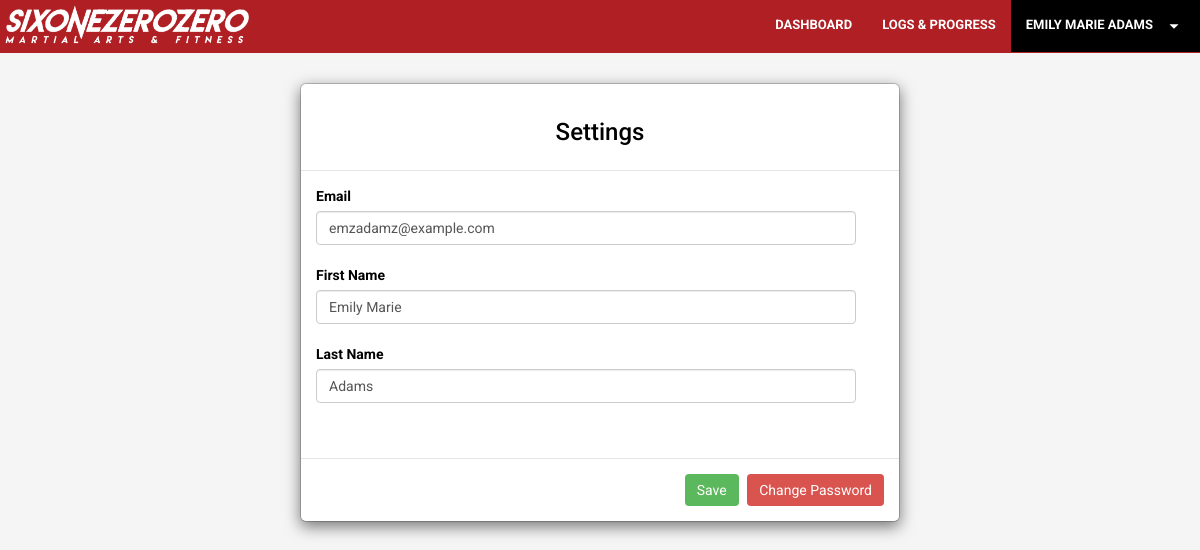
Screenshot of /modules/customer/index.php?mod=settings (signed in) with the database file from the repository.
### tables this page shows
CREATE TABLE IF NOT EXISTS `tbl_customer` (
  `cust_id` bigint(11) unsigned NOT NULL AUTO_INCREMENT,
  `cust_code` varchar(15) NOT NULL DEFAULT '',
  `cust_firstname` varchar(100) NOT NULL DEFAULT '',
  `cust_lastname` varchar(100) NOT NULL DEFAULT '',
  `cust_email` varchar(150) NOT NULL DEFAULT '',
  `cust_birthday` date NOT NULL DEFAULT '0000-00-00',
  `cust_password` varchar(150) NOT NULL DEFAULT '',
  `cust_contact` varchar(12) NOT NULL DEFAULT '',
  `cust_emergency` varchar(12) NOT NULL DEFAULT '',
  `cust_date_added` date NOT NULL DEFAULT '0000-00-00',
  `cust_status` varchar(12) NOT NULL DEFAULT 'ACTIVE',
  `mem_id` int(9) NOT NULL DEFAULT '0',
  PRIMARY KEY (`cust_id`),
  KEY `mem_id` (`mem_id`)
);

### classes/class.client.php (called while the page is built, shortened)
<?php
class Client{
	public $db;
	public function __construct(){
		$this->db = new mysqli(DB_SERVER,DB_USERNAME,DB_PASSWORD,DB_DATABASE);
	}
    public function get_client($id){
        $sql = "SELECT * FROM tbl_customer WHERE cust_id = '$id' OR cust_code = '$id'";
		$result = mysqli_query($this->db,$sql);
		$count_row = $result->num_rows;
		if($count_row == 1){
			while($row = mysqli_fetch_assoc($result)){
				$list[] = $row;
			}
			return $list;
		}
		else
			return false;
    }
}

### modules/customer/datatable/profile/settings.php (the view, shortened to what this page needs)
<?php
  $list = $client->get_client($_SESSION['id']);
  foreach ($list as $value) {
 ?>
<div class="content-container">
		<div class="modal-dialog">
			<form method="post" id="admin-prof-form" enctype="multipart/form-data">
				<div class="modal-content">
					<div class="modal-header">
				     <h3 class="text-center">Settings</h3>
					</div>
					<div class="modal-body">
						<label>Email</label>
						<input type="text" name="custemail" id="cust_email" class="form-control" value="<?php echo $value['cust_email'];?>" />
						<br />
						<label>First Name</label>
						<input type="text" name="custfirst" id="cust_firstname" class="form-control" value="<?php echo $value['cust_firstname'];?>"/>
						<br />
						<label>Last Name</label>
						<input type="text" name="custlast" id="cust_lastname" class="form-control" value="<?php echo $value['cust_lastname'];?>"/>
						<br />
            <br />
					</div>
					<div class="modal-footer">
						<input type="submit" name="action" id="action" class="btn btn-success" value="Save" />
						<button type="button" class="btn btn-danger" data-target="#changePassModal" data-toggle="modal" id="change-pass-btn">Change Password</button>
					</div>
				</div>
			</form>
		</div>
</div>
<?php
}
 ?>

### css/module/module.css (style rules this page uses)
body { margin: 0 auto; overflow-x: hidden; }
.content-container { min-height: 100vh; padding-top: 53px; background-color: #f5f5f5; }
svg { vertical-align: -webkit-baseline-middle; }

### css/main.css (style rules this page uses)
html, body { height: 100%; width: 100%; }
body { margin: 0 auto; background-color: #f5f5f5; overflow-x: hidden; }
h1, h2, h3, h4, h5, h6 { font-family: 'Roboto', 'Helvetica Neue', Arial, sans-serif; }
.btn { font-family: 'Roboto', 'Open Sans', Arial, sans-serif; border: none !important; font-size: 14px !important; }
body { webkit-tap-highlight-color: #222222; }
.login-btn svg { vertical-align: middle; margin-left: 10px; }

### rows the page displays
tbl_customer: custemail "emzadamz@example.com", custfirst "Emily Marie", custlast "Adams"

### other values shown
$_SESSION['username'] "EMILY MARIE ADAMS"
